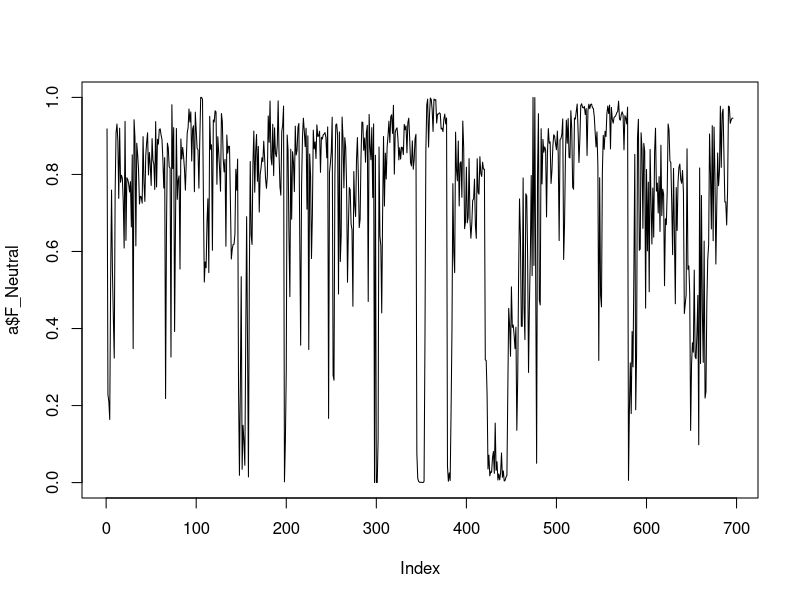

Reproduce this figure in R.
install.packages("swirl")

library(lubridate)
a= read.csv("7EmotionsBench.csv")


sink("Deneme.txt")
summary(a)
sink()

plot(a$F_Neutral, type = "l")
